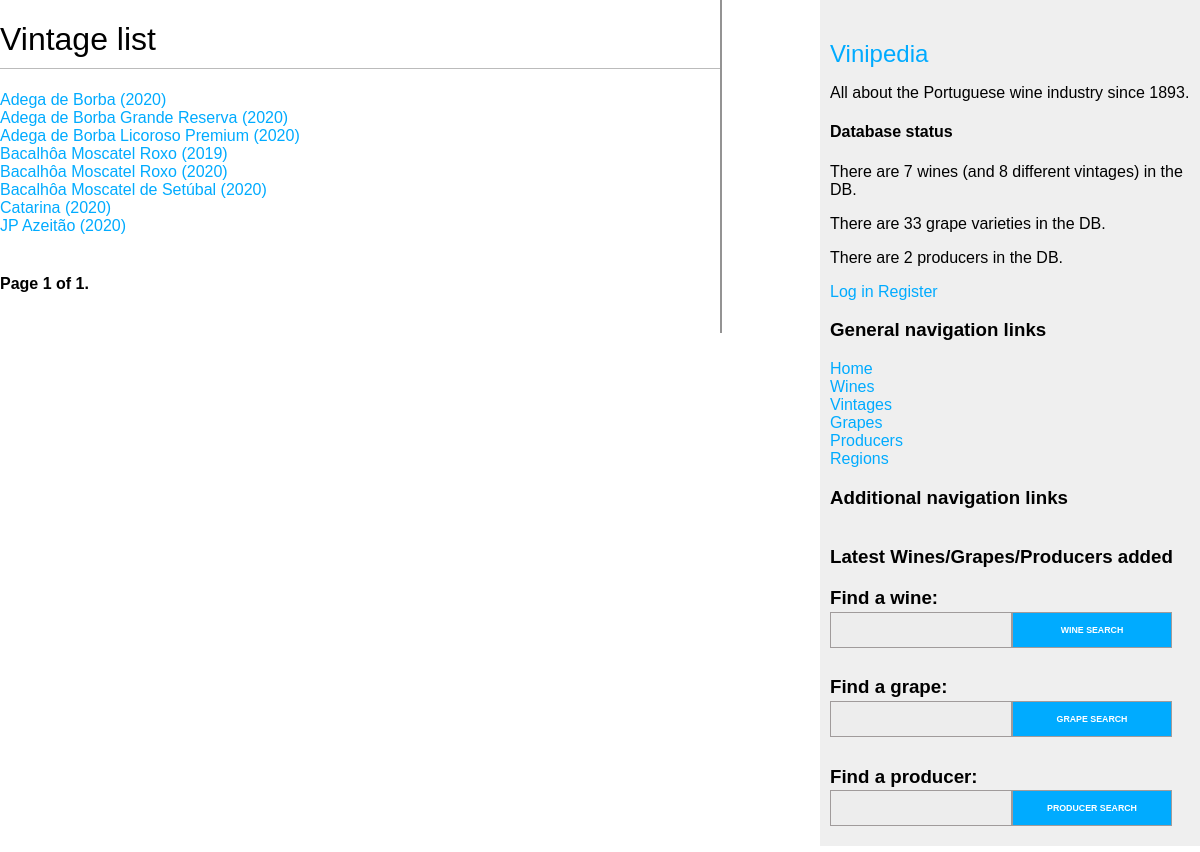
/vintages/, run on an earlier commit of the app's database.
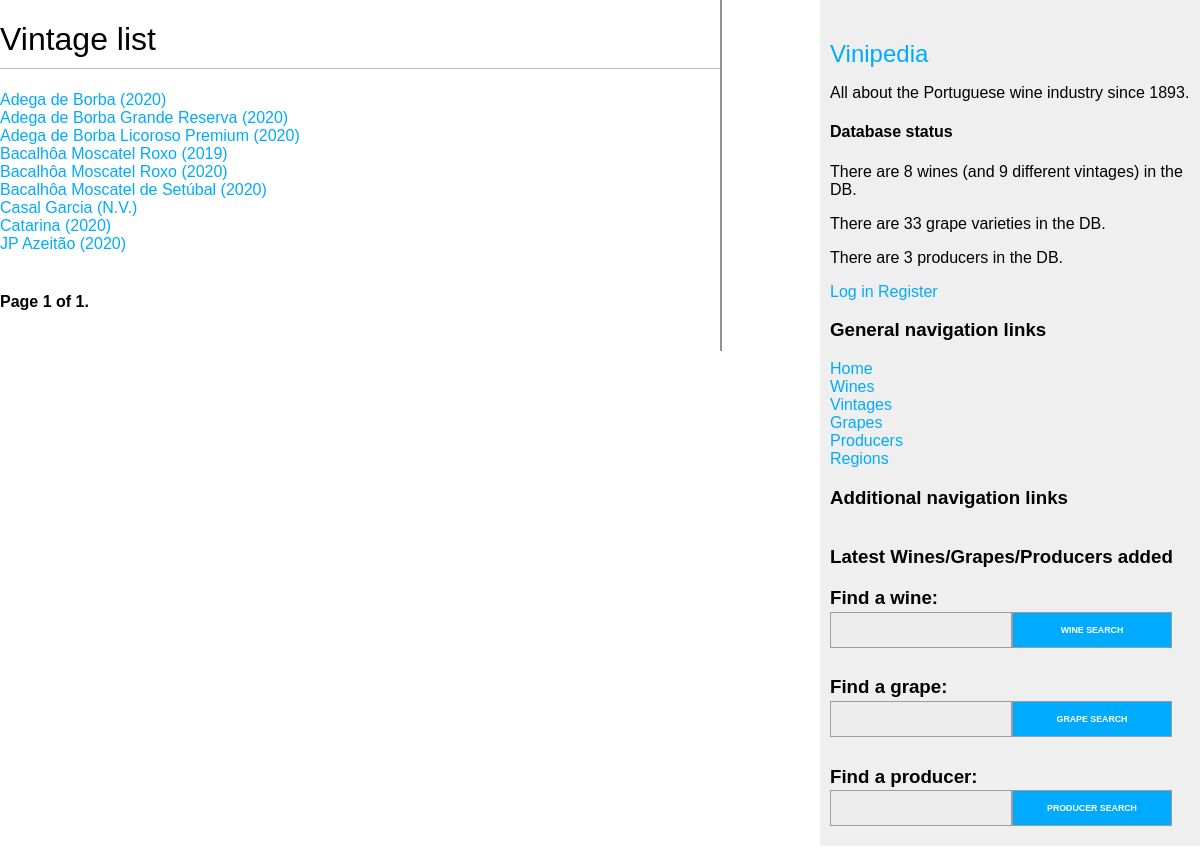
And on a later commit of the database.
### wines/models.py (models this page shows, shortened)
class Vintage(models.Model):
    wine = models.ForeignKey(Wine,
                             on_delete=models.CASCADE,
                             related_name='vintages')
    year = models.SmallIntegerField(null=True,
                                    blank=True,
                                    validators=[MinValueValidator(1700),
                                                MaxValueValidator(2050)])
    description = models.TextField(blank=True)
    class Meta:
        unique_together = (('wine', 'year',),)
        ordering = ('wine', 'year')
    def get_absolute_url(self):
        return reverse('wines:vintage_detail',
                       args=[self.id])

class Wine(models.Model):
    name = models.CharField(max_length=100)
    """ vivino """
    producer = models.ForeignKey(
        Producer,
        on_delete=models.CASCADE,
        related_name='wines'
    )
    grape_varieties = models.ManyToManyField(Grape,
                                    through='WineGrape',
                                    through_fields=('wine', 'grape'))
    description = models.TextField(blank=True)
    class Meta:
        unique_together = (('name', 'producer',),)
        ordering = ('name',)

### wines/views.py (the view)
# urls.py: path('vintages/', views.vintage_list, name='vintage_list'),
def vintage_list(request):
    object_list = Vintage.objects.all()
    paginator = Paginator(object_list, 10)
    vintages = paginator_helper(request, paginator)
    return render(request,
                  'wines/vintage/list.html',
                  {'vintages': vintages})

### wines/forms.py
class SearchForm(forms.Form):
    query = forms.CharField(max_length=100, label='')

### wines/templatetags/wine_tags.py (called while the page is built)
@register.simple_tag
def total_wines_registered():
    return Wine.objects.count()

@register.simple_tag
def total_vintages_registered():
    return Vintage.objects.count()

@register.simple_tag
def total_grapes_registered():
    return Grape.objects.count()

@register.simple_tag
def total_producers_registered():
    return Producer.objects.count()

@register.inclusion_tag('wines/wine/search_bar.html')
def show_wines_search_form():
    search_form = SearchForm()
    return {"search_form": search_form}

@register.inclusion_tag('wines/grape/search_bar.html')
def show_grapes_search_form():
    search_form = SearchForm()
    return {"search_form": search_form}

@register.inclusion_tag('wines/producer/search_bar.html')
def show_producers_search_form():
    search_form = SearchForm()
    return {"search_form": search_form}

### wines/utils.py (called while the page is built)
def paginator_helper(request, paginator):
    page = request.GET.get('page')
    try:
        objects = paginator.page(page)
    except PageNotAnInteger:
        objects = paginator.page(1)
    except EmptyPage:
        objects = paginator.page(paginator.num_pages)
    return objects

### wines/templates/wines/vintage/list.html (shortened to what this page needs)
{% extends "wines/base.html" %}
{% block content %}
<h1>Vintage list</h1>
{% for vintage in vintages %}
<div>
  <a href="{{ vintage.get_absolute_url }}">
    {% if vintage.year != None %}
        {{ vintage.wine.name }} ({{ vintage.year }})
    {% else %}
        {{ vintage.wine.name }} (N.V.)
    {% endif %}
  </a>
</div>
{% empty %}
<p>
  There are no vintages in the DB yet.
</p>
{% endfor %}
{% if vintages %}
    {% include "pagination.html" with page=vintages %}
{% endif %}
{% endblock %}

What changed in the data, as far as the page shows it:
added Vintage: wine.name "Casal Garcia"
Also different on the page:
text no longer shown: "7 2"
text now shown: "9 3"
